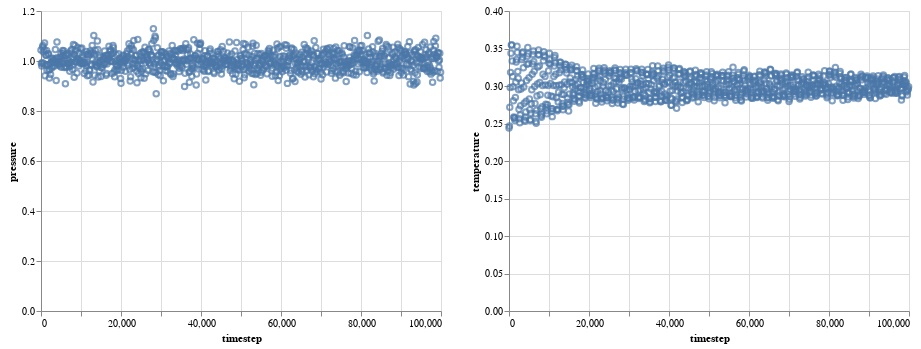

Notebook code cell kept with this figure:
### Code cell
c = alt.Chart(thermo).mark_point().encode(
    x='timestep',
) 
c.encode(y='pressure') | c.encode(y="temperature")

### Figure 1 — Vega-Lite specification as saved in the notebook (floating-point values rounded to 4 significant figures; data arrays with more than 128 entries replaced by an {"elided": "..."} marker saying what was removed)
{"$schema": "https://vega.github.io/schema/vega-lite/v2.4.3.json", "config": {"view": {"height": 300, "width": 400}}, "hconcat": [{"data": {"values": {"elided": "1000 records"}}, "encoding": {"x": {"field": "timestep", "type": "quantitative"}, "y": {"field": "pressure", "type": "quantitative"}}, "mark": "point"}, {"data": {"values": {"elided": "1000 records"}}, "encoding": {"x": {"field": "timestep", "type": "quantitative"}, "y": {"field": "temperature", "type": "quantitative"}}, "mark": "point"}]}
